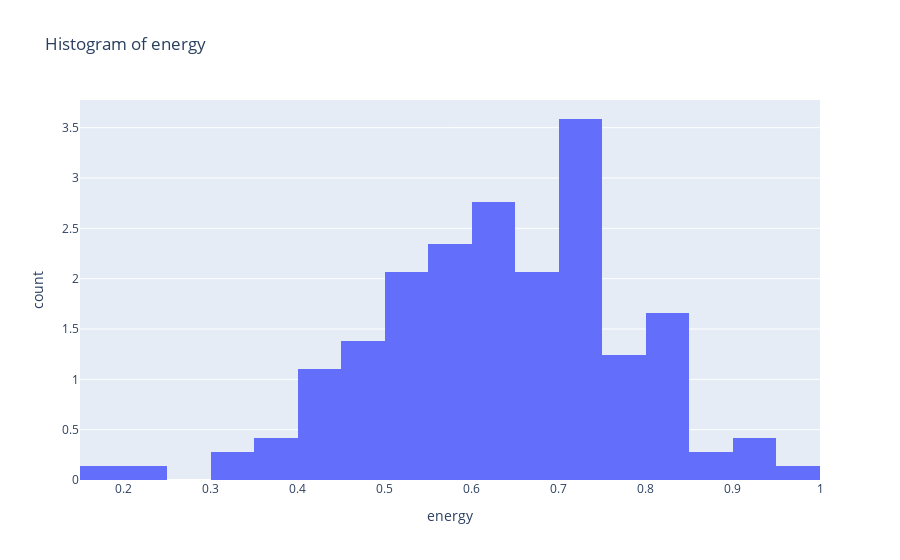

The notebook cell this image was saved under:
### Code cell
feature = 'energy'
title = f"Histogram of {feature}"
fig = px.histogram(temp1, title=title, x=feature, nbins=30, histnorm='probability density')
fig.show()

### Figure 1 — Plotly figure (JSON) as saved in the notebook; plotly's stock layout.template omitted (floating-point values rounded to 4 significant figures; data arrays with more than 128 entries replaced by an {"elided": "..."} marker saying what was removed)
{"data": [{"alignmentgroup": "True", "bingroup": "x", "histnorm": "probability density", "hovertemplate": "energy=%{x}<br>count=%{y}<extra></extra>", "legendgroup": "", "marker": {"color": "#636efa"}, "name": "", "nbinsx": 30, "offsetgroup": "", "orientation": "v", "showlegend": false, "type": "histogram", "x": {"elided": "145 float values"}, "xaxis": "x", "yaxis": "y"}], "layout": {"barmode": "relative", "legend": {"tracegroupgap": 0}, "title": {"text": "Histogram of energy"}, "xaxis": {"anchor": "y", "domain": [0, 1], "title": {"text": "energy"}}, "yaxis": {"anchor": "x", "domain": [0, 1], "title": {"text": "count"}}}}
